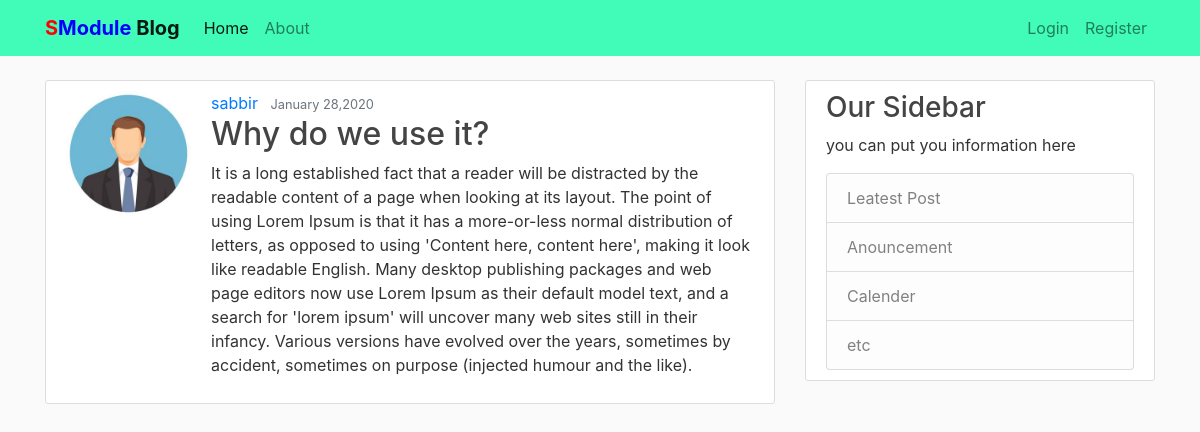
The page /post/7/ on the database as committed earlier.
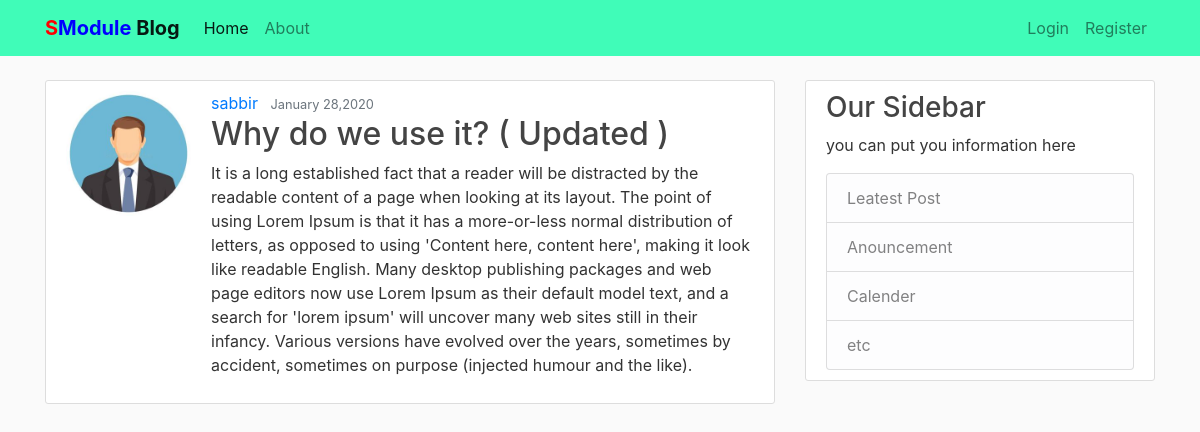
The same page on the database as committed later.
### blog/models.py (models this page shows, shortened)
class Posts(models.Model):
    title = models.CharField(max_length=100)
    content = models.TextField()
    date_posted = models.DateTimeField(default=timezone.now)
    author = models.ForeignKey(User, on_delete=models.CASCADE)

### users/models.py (models this page shows, shortened)
class Profile(models.Model):
    user = models.OneToOneField(User, on_delete=models.CASCADE)
    image = models.ImageField(default='default.jpg', upload_to='profile_pics')

### blog/views.py (the view)
class PostDetailView(DetailView):
    model = Posts
    template_name = 'blog/post_detail.html'

### blog/templates/blog/post_detail.html (shortened to what this page needs)
{% extends "blog/base.html" %}
{% block content %}
      <article class="media content-section">
        <img class="rounded-circle account-img" src="{{ object.author.profile.image.url }}" alt="">
        <div class="media-body">
          <div class="article-metadata">
            <a href="#" class="mr-2">{{ object.author }}</a>
            <small class="text-muted">{{ object.date_posted|date:"F d,Y" }}</small>
          </div>
          <h2>{{ object.title }}</h2>
          <p class="article-content">{{ object.content }}</p>
        </div>
      </article>
{% endblock %}

Rows that differ between the two databases and show on the page:
changed Posts "sabbir": title "Why do we use it?" → "Why do we use it? ( Updated )"
